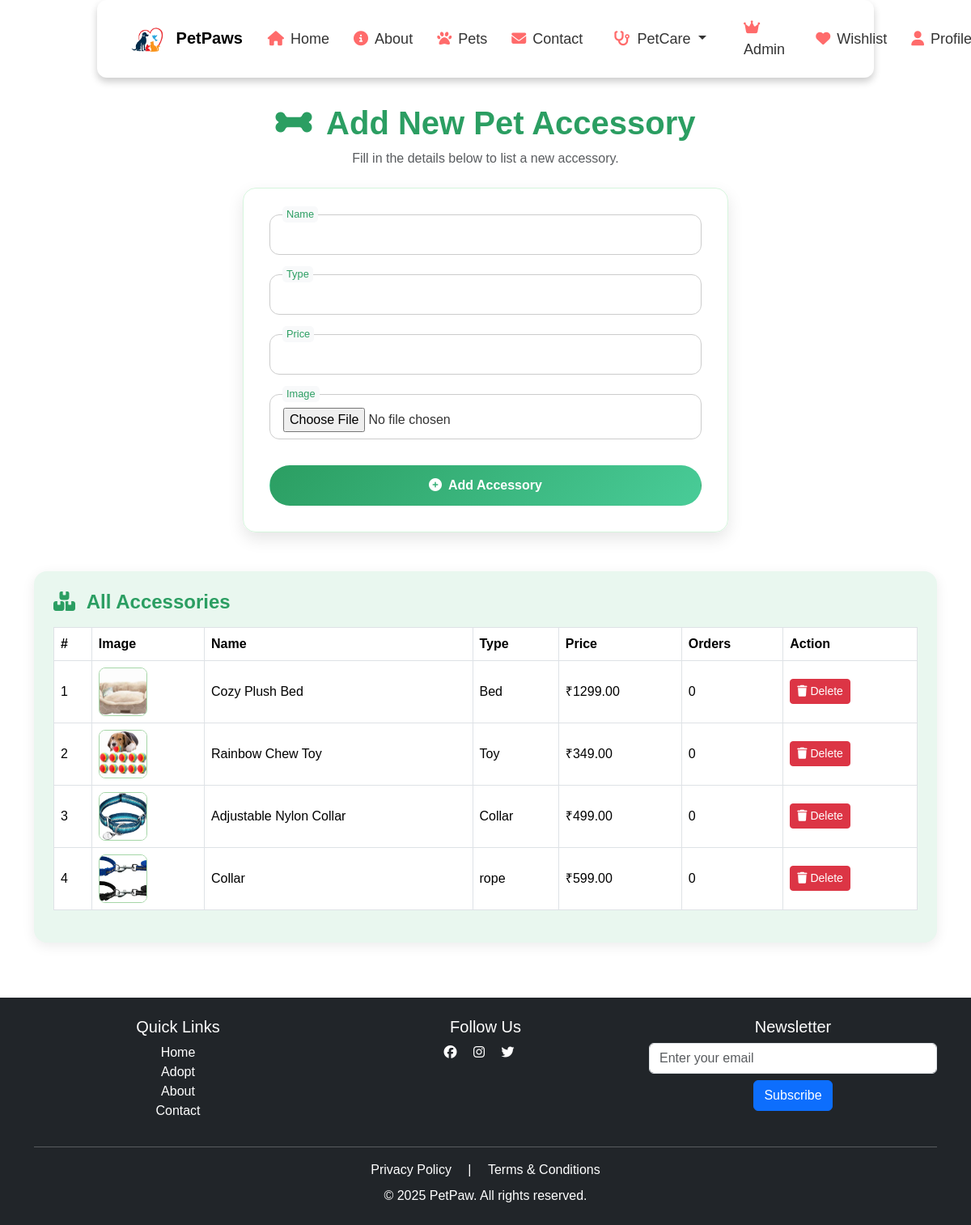
Screenshot of /petcare/accessories/add/ (signed in) with the database file from the repository.
### petcare/models.py (models this page shows, shortened)
class Accessory(models.Model):
    name = models.CharField(max_length=100)
    type = models.CharField(max_length=50)
    price = models.DecimalField(max_digits=6, decimal_places=2)
    image = models.ImageField(upload_to='petcare_images/', blank=True, null=True)

### petcare/views.py (the view)
# urls.py: path('accessories/add/', views.add_accessory, name='add_accessory'),
@user_passes_test(lambda u: u.is_superuser)
def add_accessory(request):
    if request.method == 'POST':
        form = AccessoryForm(request.POST, request.FILES)
        if form.is_valid():
            form.save()
            return redirect('add_accessory')  # stay on same page
    else:
        form = AccessoryForm()
    accessories = Accessory.objects.all()
    return render(request, 'petcare/add_accessory.html', {
        'form': form,
        'accessories': accessories
    })

### petcare/forms.py
class AccessoryForm(forms.ModelForm):
    class Meta:
        model = Accessory
        fields = ['name', 'type', 'price', 'image']

### petcare/templates/petcare/add_accessory.html (shortened to what this page needs)
{% extends 'base.html' %}
{% block content %}
<div class="container my-5" style="font-family: 'Segoe UI', sans-serif;">
  <div class="text-center mb-4">
    <h2 class="fw-bold" style="font-size: 2.5rem; color: #2b9e62;">
      <i class="fas fa-bone me-2"></i> Add New Pet Accessory
    </h2>
    <p class="text-muted">Fill in the details below to list a new accessory.</p>
  </div>
  <div class="glass-card mx-auto" style="max-width: 600px;">
    <form method="POST" enctype="multipart/form-data">
      {% for field in form %}
        <div class="animated-input">
          {{ field }}
          <label for="{{ field.id_for_label }}">{{ field.label }}</label>
        </div>
      {% endfor %}
      <button type="submit" class="btn btn-glass w-100 mt-2">
        <i class="fas fa-plus-circle me-1"></i> Add Accessory
      </button>
    </form>
  </div>
  <div class="accessory-table mt-5">
    <h4><i class="fas fa-boxes me-2"></i> All Accessories</h4>
    {% if accessories %}
      <div class="table-responsive">
        <table class="table table-bordered table-hover align-middle">
          <thead>
            <tr>
              <th>#</th>
              <th>Image</th>
              <th>Name</th>
              <th>Type</th>
              <th>Price</th>
              <th>Orders</th>
              <th>Action</th>
            </tr>
          </thead>
          <tbody>
            {% for item in accessories %}
            <tr>
              <td>{{ forloop.counter }}</td>
              <td>
                {% if item.image %}
                  <img src="{{ item.image.url }}" class="accessory-image" alt="{{ item.name }}">
                {% else %}
                  <span class="text-muted">No Image</span>
                {% endif %}
              </td>
              <td>{{ item.name }}</td>
              <td>{{ item.type }}</td>
              <td>₹{{ item.price }}</td>
              <td>0</td>
              <td>
                <a href="{% url 'delete_accessory' item.id %}" class="btn btn-sm btn-danger"
                   onclick="return confirm('Are you sure you want to delete this accessory?');">
                   <i class="fas fa-trash"></i> Delete
                </a>
              </td>
            </tr>
            {% endfor %}
          </tbody>
        </table>
      </div>
    {% else %}
      <p class="text-muted">No accessories added yet.</p>
    {% endif %}
  </div>
</div>
{% endblock %}

### PetPaws/static/styles.css (style rules this page uses)
body { font-family: 'Poppins', sans-serif; background-color: #f8f9fa; color: #333; transition: background-color 0.3s ease-in-out; }
* { margin: 0; padding: 0; box-sizing: border-box; font-family: 'Poppins', sans-serif; }
body { margin: 0; padding: 0; background: #ffffff; position: relative; min-height: 100vh; }

### PetPaws/templates/base.html (style rules this page uses)
body { padding-top: 80px; }
html, body { height: 100%; margin: 0; display: flex; flex-direction: column; }

### petcare/templates/petcare/add_accessory.html (style rules this page uses)
.accessory-table { margin-top: 3rem; background-color: #e9f7ef; border-radius: 16px; padding: 1.5rem; box-shadow: 0 4px 16px rgba(0,0,0,0.08); }
.accessory-table h4 { color: #2b9e62; font-weight: bold; margin-bottom: 1rem; }
.table thead { background-color: #d6f5dd; }
.table td, .table th { vertical-align: middle; }
.accessory-image { height: 60px; width: 60px; object-fit: cover; border-radius: 8px; border: 1px solid #a5d6a7; }
.animated-input { position: relative; margin-bottom: 1.5rem; }
.animated-input input, .animated-input select, .animated-input textarea { width: 100%; padding: 1rem 1rem 0.5rem 1rem; border: 1px solid #ccc; border-radius: 12px; background: rgba(255, 255, 255, 0.7); backdrop-filter: blur(6px); transition: all 0.3s ease; outline: none; }
.animated-input label { position: absolute; top: 1rem; left: 1rem; background-color: #f8f9fa; padding: 0 5px; color: #999; transition: all 0.3s ease; pointer-events: none; border-radius: 5px; }
.animated-input input:focus + label, .animated-input input:not(:placeholder-shown) + label, .animated-input textarea:focus + label, .animated-input textarea:not(:placeholder-shown) + label, .animated-input select:focus + label, .animated-input select:not([value=""]) + label { top: -0.6rem; font-size: 0.8rem; color: #2b9e62; }
.glass-card { background: rgba(255, 255, 255, 0.65); border-radius: 16px; padding: 2rem; box-shadow: 0 8px 20px rgba(0, 0, 0, 0.1); border: 1px solid #d6f5dd; backdrop-filter: blur(8px); }
.btn-glass { border-radius: 30px; padding: 12px; font-weight: bold; background: linear-gradient(135deg, #2b9e62, #49cc98); color: white; transition: all 0.3s ease; }

### rows the page displays
Accessory: image (picture), name "Cozy Plush Bed", type "Bed", price "1299.00"
Accessory: image (picture), name "Rainbow Chew Toy", type "Toy", price "349.00"
Accessory: image (picture), name "Adjustable Nylon Collar", type "Collar", price "499.00"
Accessory: image (picture), name "Collar", type "rope", price "599.00"

### other values shown
{{ field.label }} "Name" "Type" "Price" "Image"
